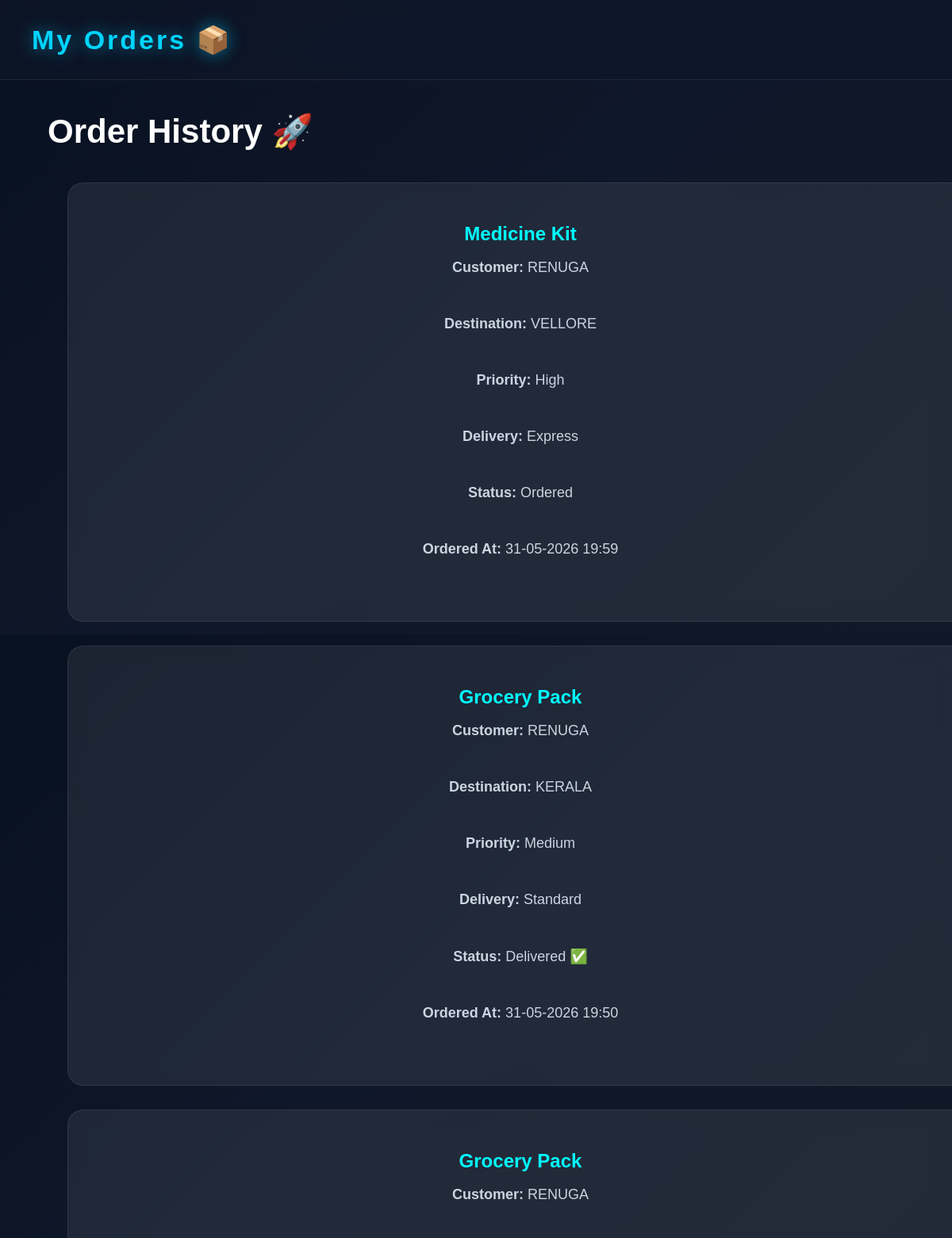
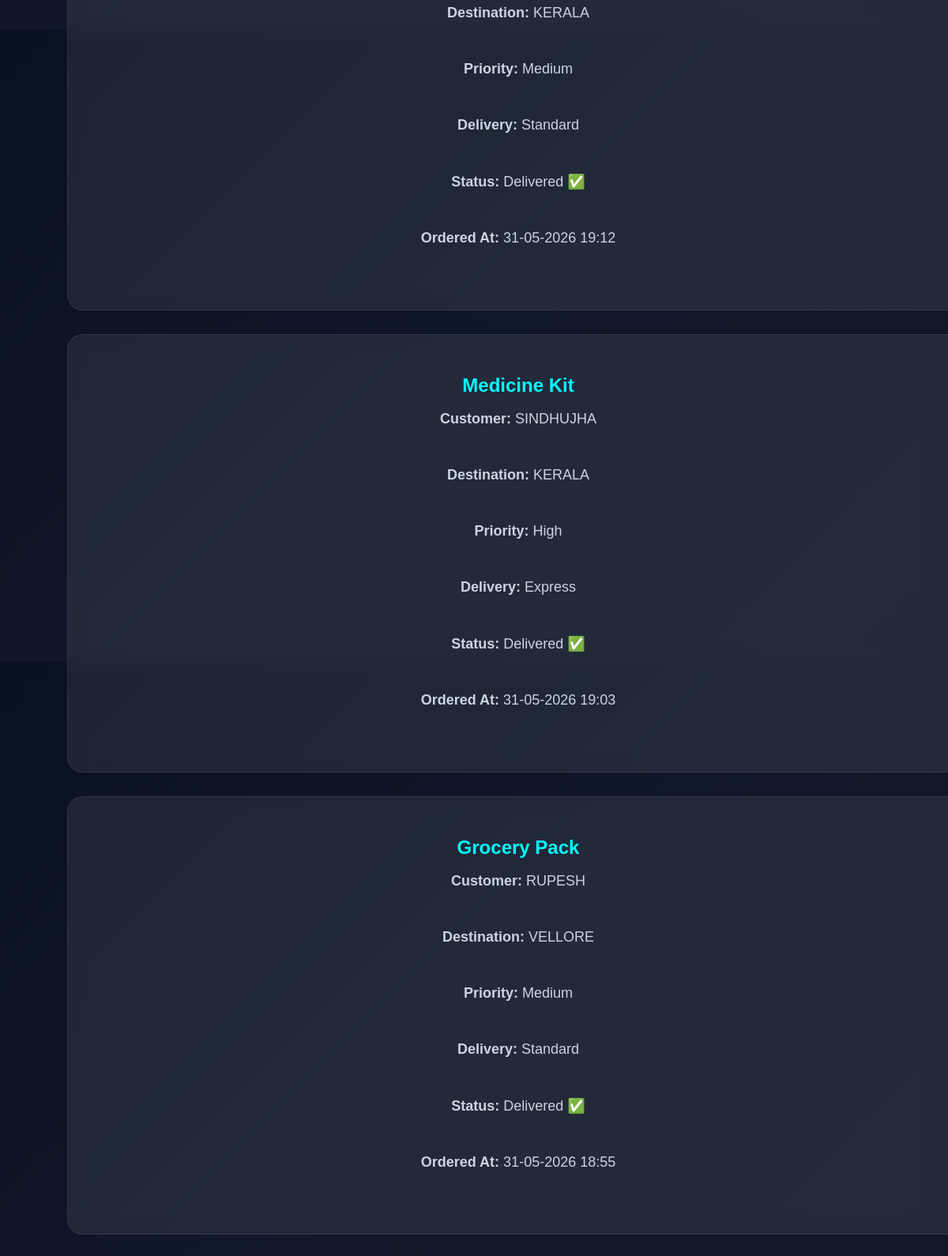
The page /my-orders (signed in, upper part) on the database its author committed (2 pictures, top to bottom).
### tables this page shows
CREATE TABLE orders (

            id INTEGER PRIMARY KEY AUTOINCREMENT,

            customer_name TEXT,

            product_name TEXT,

            destination TEXT,

            priority TEXT,

            delivery_speed TEXT,

            status TEXT,

            created_at TEXT

        );

### app.py (the view)
@app.route("/my-orders")
def my_orders():
    if "user" not in session:
        return redirect("/login")
    connection = sqlite3.connect("algo.db")
    cursor = connection.cursor()
    cursor.execute("""

        SELECT * FROM orders

        ORDER BY id DESC

    """)
    orders = cursor.fetchall()
    connection.close()
    return render_template(
        "my_orders.html",
        orders=orders
    )

### templates/my_orders.html (shortened to what this page needs)
<!DOCTYPE html>
<html>
<head>
    <link
    rel="stylesheet"
    href="{{ url_for('static', filename='css/style.css') }}"
    >
</head>
<body>
    <div class="navbar">
        <div class="logo">
            My Orders 📦
        </div>
    </div>
    <section class="tracking-section">
        <h1>
            Order History 🚀
        </h1>
        {% for order in orders %}
        <div class="tracking-card">
            <h2>
                {{ order[2] }}
            </h2>
            <p>
                <strong>Customer:</strong>
                {{ order[1] }}
            </p>
            <p>
                <strong>Destination:</strong>
                {{ order[3] }}
            </p>
            <p>
                <strong>Priority:</strong>
                {{ order[4] }}
            </p>
            <p>
                <strong>Delivery:</strong>
                {{ order[5] }}
            </p>
            <p>
                <strong>Status:</strong>
                {{ order[6] }}
            </p>
            <p>
                <strong>Ordered At:</strong>
                {{ order[7] }}
            </p>
        </div>
        {% endfor %}
    </section>
</body>
</html>

### static/css/style.css (style rules this page uses)
body { margin: 0; padding: 0; font-family: 'Poppins', sans-serif; background: linear-gradient( 135deg, #081120, #0f172a, #111827 ); overflow-x: hidden; }
.navbar { width: 100%; position: relative; top: 0; left: 0; z-index: 1000; display: flex; justify-content: space-between; align-items: center; padding: 20px 50px; box-sizing: border-box; background: rgba(15, 23, 42, 0.7); backdrop-filter: blur(14px); border-bottom: 1px solid rgba(255,255,255,0.08); overflow-x: auto; flex-wrap: nowrap; }
.logo { color: #00d4ff; font-size: 34px; font-weight: 700; letter-spacing: 3px; text-shadow: 0 0 20px rgba(0,212,255,0.5); }
.tracking-card { width: 100%; max-width: 1100px; background: rgba(255,255,255,0.05); border: 1px solid rgba(255,255,255,0.08); border-radius: 30px; padding: 50px; backdrop-filter: blur(14px); text-align: center; color: white; }
.tracking-card p { color: #cbd5e1; margin-bottom: 50px; font-size: 18px; }
.tracking-card { background: rgba(255,255,255,0.08); margin: 25px; padding: 25px; border-radius: 20px; color: white; }
.tracking-section { width: 90%; margin: 40px auto; }
.tracking-section h1 { color: white; margin-bottom: 40px; font-size: 42px; }
.tracking-card { background: rgba(255,255,255,0.08); padding: 30px; margin-bottom: 30px; border-radius: 20px; color: white; backdrop-filter: blur(10px); }
.tracking-card h2 { color: cyan; margin-bottom: 15px; }
.navbar { display:flex; justify-content:space-between; align-items:center; padding:30px 40px; }

### rows shown on the page
orders: product_name "Medicine Kit", customer_name "RENUGA", destination "VELLORE", priority "High", delivery_speed "Express", status "Ordered", created_at "31-05-2026 19:59"
orders: product_name "Grocery Pack", customer_name "RENUGA", destination "KERALA", priority "Medium", delivery_speed "Standard", status "Delivered ✅", created_at "31-05-2026 19:50"
orders: product_name "Grocery Pack", customer_name "RENUGA", destination "KERALA", priority "Medium", delivery_speed "Standard", status "Delivered ✅", created_at "31-05-2026 19:12"
orders: product_name "Medicine Kit", customer_name "SINDHUJHA", destination "KERALA", priority "High", delivery_speed "Express", status "Delivered ✅", created_at "31-05-2026 19:03"
orders: product_name "Grocery Pack", customer_name "RUPESH", destination "VELLORE", priority "Medium", delivery_speed "Standard", status "Delivered ✅", created_at "31-05-2026 18:55"
